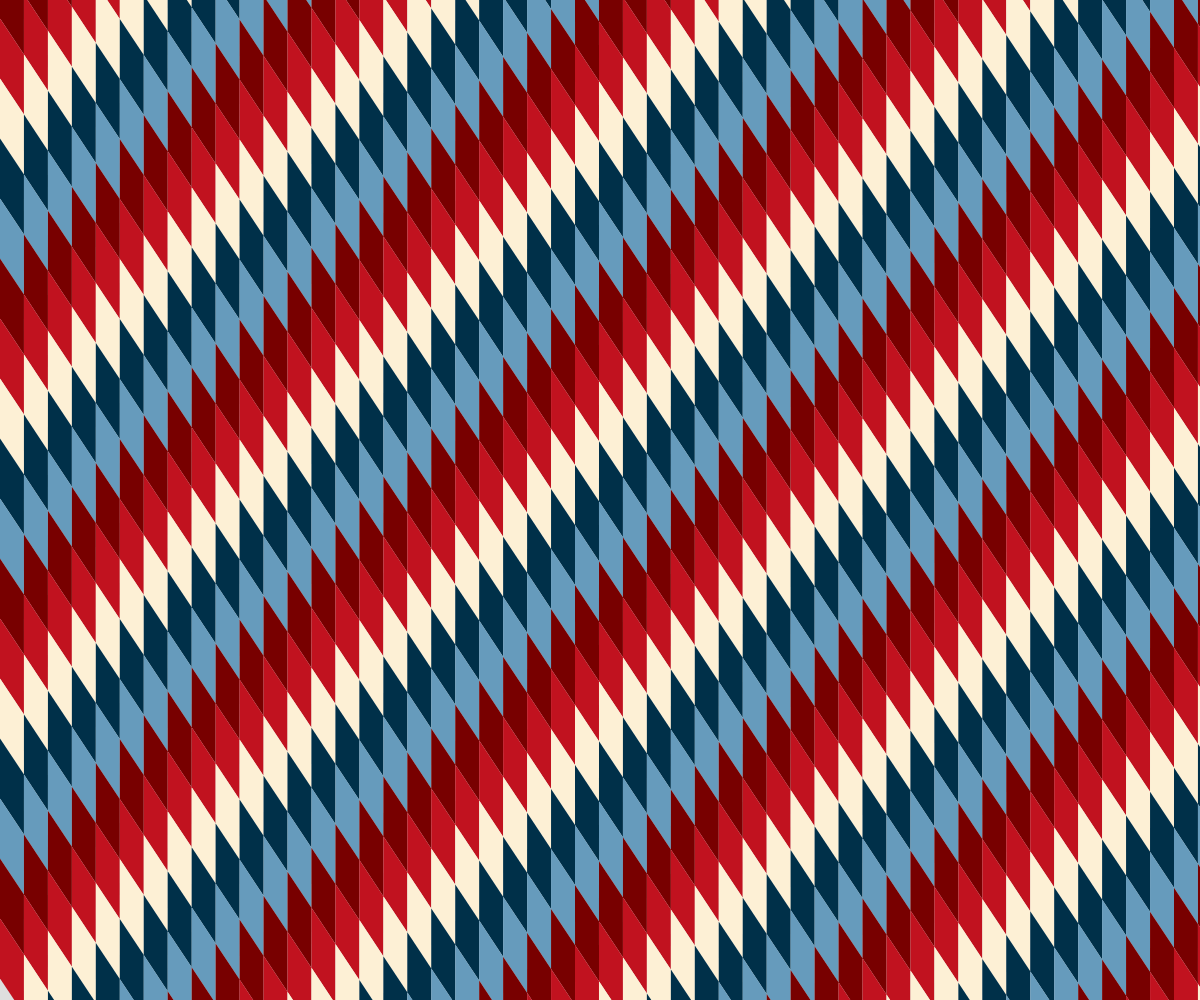
Frame 1 (no input)
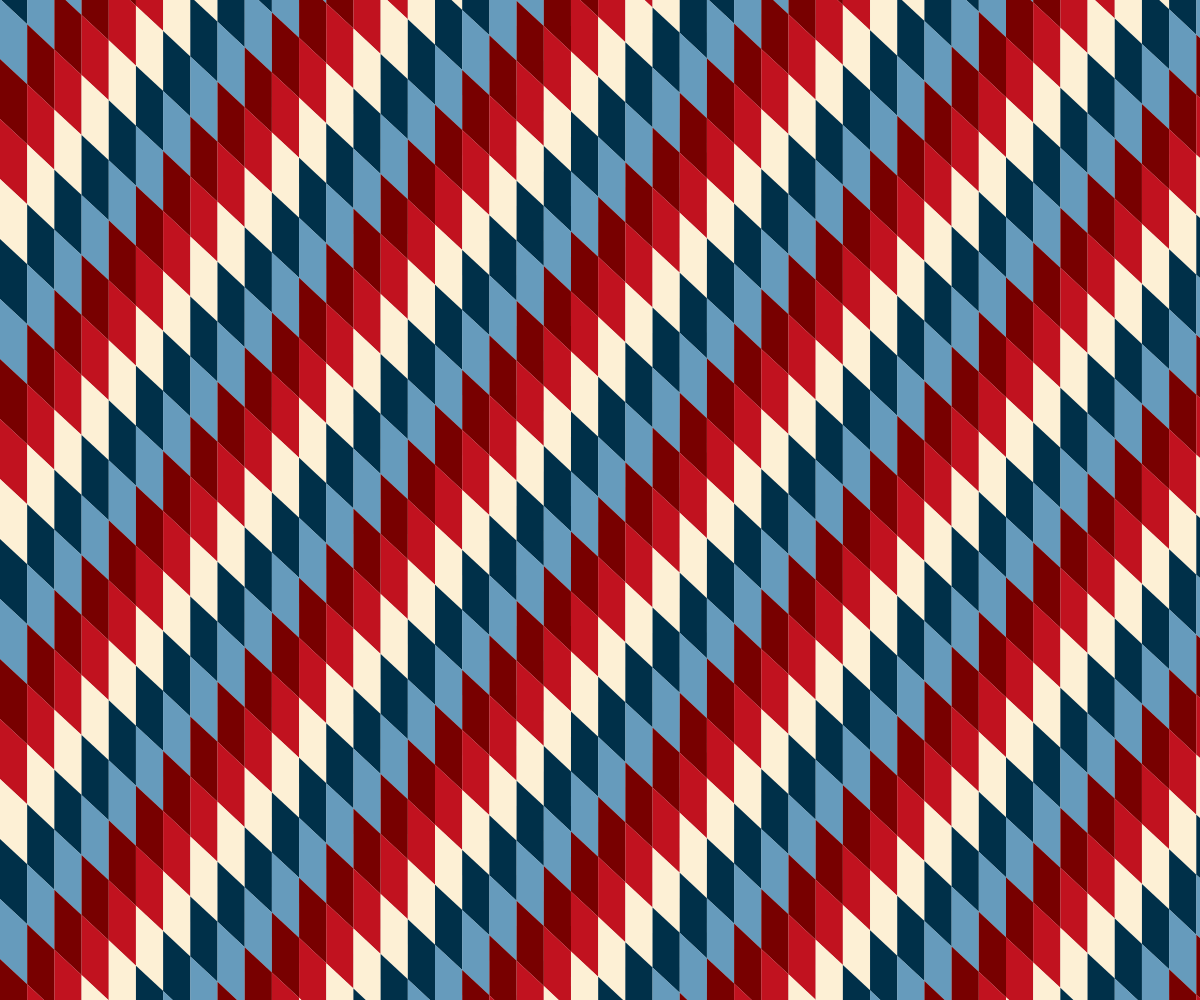
Frame 2 (the mouse pressed at the canvas centre, redrawn once)

The p5.js sketch that drew these frames (run headless with seeded random() and noise() and a simulated clock; the mouse was pressed at the canvas centre and the sketch redrawn once):

// p5.js sketch
// ── sketch.js
"use strict"

const COLORS = ["#780000", "#C1121F", "#FDF0d5", "#003049", "#669BBC"];

function setup(){
	createCanvas(windowWidth, windowHeight);
	angleMode(DEGREES);
	textAlign(CENTER, CENTER); textSize(14);
	noLoop();
	noSmooth();
}

function draw(){
	background(222);
	noStroke();

	const w    = 30;
	const h    = w * 2;
	const deg  = floor(random(20, 45));
	const pX   = w * cos(deg);
	const pY   = h * sin(deg);
	const cols = floor(width/pX) + 1;
	const rows = floor(height/h) + floor(pY*cols/h) + 1;
	const sX   = 0;
	const sY   = - pY * cols;
	drawWing(sX, sY, w, h, deg, pX, pY, rows, cols);
}

function drawWing(sX, sY, w, h, deg, pX, pY, rows, cols){
	for(let r=0; r<rows; r++){
		for(let c=0; c<cols; c++){
			const color = COLORS[(r+c)%COLORS.length];
			fill(color);
			const x = sX + c * pX;
			const y = sY + r * h + c * pY;
			drawRhombus(x, y, w, h, deg);
		}
	}
}

function drawRhombus(x, y, w, h, deg){
	const oX = w*cos(deg);
	const oY = h*sin(deg);
	push();
	translate(x, y);
	beginShape();
	vertex(0, 0);
	vertex(oX, oY);
	vertex(oX, oY+h);
	vertex(0, h);
	endShape();
	pop();
}

function getColor(){
	return COLORS[floor(random()*COLORS.length)];
}
